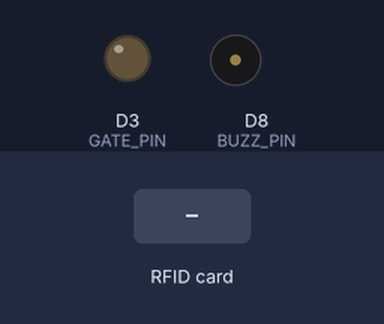
This sketch was run on a simulated ESP8266 (NodeMCU). On the bench: output pins drawn as LEDs (lit = HIGH), buzzer (waves = sounding, pin HIGH). The inputs (shaded band) are chosen by the test bench. WiFi joins after 1.5 s; servers stay silent unless stated; uploads are accepted with an empty reply; what the sketch prints to the serial monitor is not drawn.

Above: at 2.7 s.
2.8 s: RFID card 5E 7A 19 C4 held to the reader
Timing chart, 0 to 5.8 s (numbered marks = the images above; inputs shaded):
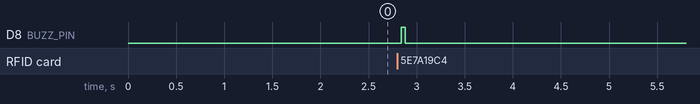

Measured:
- after the input at 2.8 s, D8 (BUZZ_PIN): LOW → HIGH at once, → LOW 0.04 s later

The sketch:

Database.ino
```cpp
#include <SPI.h>
#include <MFRC522.h>
#include <ESP8266WiFi.h>

#include <WiFiClientSecure.h>
#include <LiquidCrystal_I2C.h>

LiquidCrystal_I2C lcd(0x27, 16, 2);
#define SS_PIN D4
#define RST_PIN D0    // Configurable, see typical pin layout above

MFRC522 mfrc522(SS_PIN, RST_PIN);  // Create MFRC522 instance
#define BUZZ_PIN D8
#define GATE_PIN D3
const char* host = "script.google.com";
const int httpsPort = 443;
const char* fingerprint  = "46 B2 C3 44 9C 59 09 8B 01 B6 F8 BD 4C FB 00 74 91 2F EF F6"; // for https

const char* ssid = "Codehive";
const char* password = "codehive!";
String GOOGLE_SCRIPT_ID = "AKfycbztInX6MqrRSjWYtfuK35BX-QLx0Cdo4IoWogK5inUbSgtBmoTzfo2ir63r8hKmmVWX";
const String unitName = "headquarter"; // any name without spaces and special characters
//***********Things to change*******************
uint64_t openGateMillis = 0;
WiFiClientSecure client;

void LcdClearAndPrint(String text)
{
  lcd.clear();
  lcd.setCursor(0, 0);
  lcd.print(text);
}


void Siren()
{
  for (int hz = 440; hz < 1000; hz++) {
    tone(BUZZ_PIN, hz, 50);
    delay(5);
  }

  for (int hz = 1000; hz > 440; hz--) {
    tone(BUZZ_PIN, hz, 50);
    delay(5);
  }
  digitalWrite(BUZZ_PIN, LOW);
}


void Beep()
{
  for (int i = 0; i < 1000; i++)
  {
    analogWrite(BUZZ_PIN, i);
    delayMicroseconds(50);
  }
  digitalWrite(BUZZ_PIN, LOW);
}

void Beep2()
{
  tone(BUZZ_PIN, 1000, 30);
  delay(300);
  digitalWrite(BUZZ_PIN, LOW);
}

void setup() {


  pinMode(GATE_PIN, OUTPUT);
  pinMode(BUZZ_PIN, OUTPUT);
  digitalWrite(GATE_PIN, LOW);
  digitalWrite(BUZZ_PIN, LOW);


  Serial.begin(921600);

//  lcd.begin(); // Init with pin default ESP8266 or ARDUINO
// lcd.begin(0, 2); //ESP8266-01 I2C with pin 0-SDA 2-SCL
// Turn on the blacklight and print a message.
  lcd.backlight();
  LcdClearAndPrint("Loading");

  WiFi.mode(WIFI_STA);
  WiFi.begin(ssid, password);

  Serial.println("Started");
  Serial.print("Connecting");
  while (WiFi.status() != WL_CONNECTED) {
    delay(500);
    Serial.print(".");
  }

  // Initialize serial communications with the PC
  while (!Serial);    // Do nothing if no serial port is opened (added for Arduinos based on ATMEGA32U4)
  SPI.begin();      // Init SPI bus
  mfrc522.PCD_Init();   // Init MFRC522
  delay(4);       // Optional delay. Some board do need more time after init to be ready, see Readme
  mfrc522.PCD_DumpVersionToSerial();  // Show details of PCD - MFRC522 Card Reader details
  Serial.println(F("Scan PICC to see UID, SAK, type, and data blocks..."));
  LcdClearAndPrint("Ready");
}
byte readCard[4];

void HandleDataFromGoogle(String data)
{
  int ind = data.indexOf(":");
  String access = data.substring(0, ind);
  int nextInd = data.indexOf(":", ind + 1);
  String name = data.substring(ind + 1, nextInd);
  String text = data.substring(nextInd + 1, data.length());

  Serial.println(name);
  LcdClearAndPrint(name);
  lcd.setCursor(0, 1);
  lcd.print(text);
  if (access=="-1")
  {
    lcd.print(" " + String("denied"));
    Siren();
    LcdClearAndPrint("Ready");
  }
  else if(access=="any")
  {

    lcd.print(" " + String("go in"));
    OpenGate();
  }
  else if (access=="Refil")
  {

    lcd.print(" " + String("go ahead"));
    OpenGate();
  }

}

void OpenGate()
{
  openGateMillis = millis()+5000;
  digitalWrite(GATE_PIN, HIGH);
  Beep();
  delay(100);
  Beep();
}

void CloseGate()
{
  openGateMillis = 0;
  digitalWrite(GATE_PIN, LOW);
  Beep2();
  LcdClearAndPrint("Ready");
}

void loop() {
  if (openGateMillis > 0 && openGateMillis < millis())
  {
    CloseGate();
  }


  if (!mfrc522.PICC_IsNewCardPresent()) {
    return;
  }

  // Select one of the cards
  // Reset the loop if no new card present on the sensor/reader. This saves the entire process when idle.
  if (!mfrc522.PICC_ReadCardSerial()) {
    return;
  }
  Serial.println(F("Scanned PICC's UID:"));
  String uid = "";
  for (uint8_t i = 0; i < 4; i++) {  //
    readCard[i] = mfrc522.uid.uidByte[i];
    Serial.print(readCard[i], HEX);
    uid += String(readCard[i],HEX);
  }
  Serial.println("");

  Beep();
  LcdClearAndPrint("Please wait...");
  String data = sendData("id=" + unitName + "&uid=" + uid,NULL);
  HandleDataFromGoogle(data);


  mfrc522.PICC_HaltA();
}


String sendData(String params, char* domain) {
  //google scripts requires two get requests
  bool needRedir = false;
  if (domain == NULL)
  {
    domain=(char*)host;
    needRedir = true;
    params = "/macros/s/" + GOOGLE_SCRIPT_ID + "/exec?" + params;
  }

  Serial.println(*domain);
  String result = "";
  client.setInsecure();
  Serial.print("connecting to ");
  Serial.println(host);
  if (!client.connect(host, httpsPort)) {
    Serial.println("connection failed");
    return "";
  }

  if (client.verify(fingerprint, domain)) {
  }

  Serial.print("requesting URL: ");
  Serial.println(params);

  client.print(String("GET ") + params + " HTTP/1.1\r\n" +
    "Host: " + domain + "\r\n" +
    "Connection: close\r\n\r\n");

  Serial.println("request sent");
  while (client.connected()) {

    String line = client.readStringUntil('\n');
    //Serial.println(line);
    if (needRedir) {

    int ind = line.indexOf("/macros/echo?user");
    if (ind > 0)
    {
      Serial.println(line);
      line = line.substring(ind);
      ind = line.lastIndexOf("\r");
      line = line.substring(0, ind);
      Serial.println(line);
      result = line;
    }
    }

    if (line == "\r") {
      Serial.println("headers received");
      break;
    }
  }
  while (client.available()) {
    String line = client.readStringUntil('\n');
    if(!needRedir)
    if (line.length() > 5)
      result = line;
    //Serial.println(line);

    }
  if (needRedir)
    return sendData(result, "script.googleusercontent.com");
  else return result;


}
```
